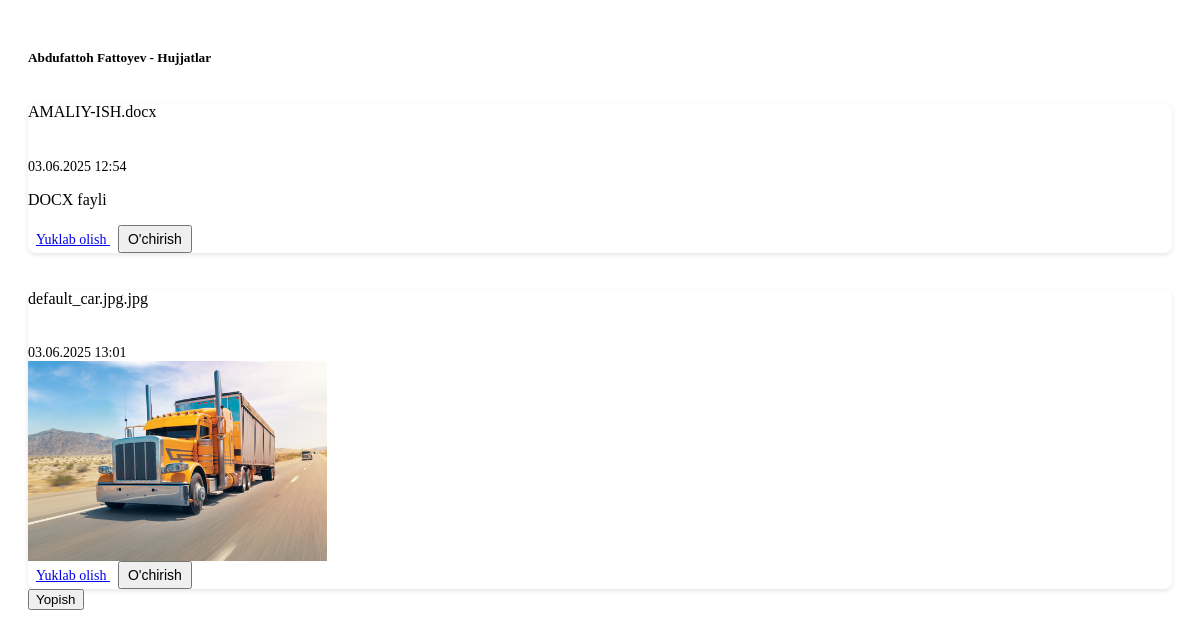
The app's page /xaridorlar/passport/5/ (signed in) with its own data.
### xaridorlar/models.py (models this page shows, shortened)
class Xaridor(models.Model):
    user = models.ForeignKey(
        User,
        on_delete=models.CASCADE,
        related_name='xaridorlar',
        verbose_name="Foydalanuvchi"
    )
    ism_familiya = models.CharField(
        max_length=100,
        verbose_name="Ism va Familiya"
    )
    telefon_raqam = PhoneNumberField(
        blank=True,
        null=True,
        verbose_name="Telefon Raqam",
        help_text="Masalan: +998901234567"
    )
    hozirgi_balans = models.DecimalField(
        max_digits=15,
        decimal_places=2,
        default=0,
        validators=[MinValueValidator(0)],
        verbose_name="Hozirgi Balans",
        blank=True
    )
    sana = models.DateField(verbose_name="Sana")
    izoh = models.TextField(
        verbose_name="Izoh",
        blank=True,
        null=True
    )
    created_date = models.DateTimeField(
        auto_now_add=True,
        verbose_name="Yaratilgan sana"
    )
    class Meta:
        verbose_name = "Xaridor"
        verbose_name_plural = "Xaridorlar"
        indexes = [
            models.Index(fields=['user']),
            models.Index(fields=['ism_familiya']),
        ]

class XaridorHujjat(models.Model):
    xaridor = models.ForeignKey(
        Xaridor,
        on_delete=models.CASCADE,
        related_name='hujjatlar',
        verbose_name="Xaridor"
    )
    hujjat = models.FileField(
        upload_to=generate_unique_filename,
        validators=[
            FileExtensionValidator(allowed_extensions=['jpg', 'jpeg', 'png', 'pdf', 'doc', 'docx']),
            validate_file_size
        ],
        verbose_name="Hujjat fayli"
    )
    original_filename = models.CharField(
        max_length=255,
        blank=True,
        verbose_name="Asl fayl nomi"
    )
    uploaded_at = models.DateTimeField(
        auto_now_add=True,
        verbose_name="Yuklangan vaqt"
    )
    class Meta:
        verbose_name = "Xaridor hujjati"
        verbose_name_plural = "Xaridor hujjatlari"
        indexes = [
            models.Index(fields=['xaridor']),
        ]

### xaridorlar/views.py (the view, shortened to what this page needs)
# urls.py: path('passport/<int:id>/', views.view_passport, name='view_passport'),
@login_required
def view_passport(request, id):
    xaridor = get_object_or_404(Xaridor, id=id)
    if request.headers.get('X-Requested-With') == 'XMLHttpRequest':
        html = render_to_string('xaridorlar/view_passport.html', {'xaridor': xaridor}, request=request)
        return JsonResponse({'html': html})
    return render(request, 'xaridorlar/view_passport.html', {'xaridor': xaridor})

### templates/xaridorlar/view_passport.html (shortened to what this page needs)
<div class="hujjatlar-container" data-xaridor-id="{{ xaridor.id }}">
    <h5 class="mb-3">{{ xaridor.ism_familiya }} - Hujjatlar</h5>
    {% if xaridor.hujjatlar.exists %}
    <div class="row" id="hujjatlar-list">
        {% for hujjat in xaridor.hujjatlar.all %}
        <div class="col-12 mb-4 hujjat-item" data-hujjat-id="{{ hujjat.id }}">
            <div class="card h-100">
                <div class="card-body">
                    <div class="d-flex justify-content-between align-items-start mb-3">
                        <h6 class="card-title mb-0">{{ hujjat.original_filename }}</h6>
                        <small class="text-muted">{{ hujjat.uploaded_at|date:"d.m.Y H:i" }}</small>
                    </div>
                    {% with ext=hujjat.original_filename|lower|slice:"-4:" %}
                        {% if ext in '.jpg,.jpeg,.png' %}
                        <div class="text-center mb-3">
                            <img src="{{ hujjat.hujjat.url }}" alt="{{ hujjat.original_filename }}"
                                 class="img-fluid rounded" style="max-height: 200px; max-width: 100%;">
                        </div>
                        {% else %}
                        <div class="text-center mb-3">
                            <p class="mt-2">{{ ext|upper }} fayli</p>
                        </div>
                        {% endif %}
                    {% endwith %}
                    <div class="d-flex justify-content-between">
                        <a href="{{ hujjat.hujjat.url }}" download="{{ hujjat.original_filename }}"
                           class="btn btn-sm btn-outline-primary">
                             Yuklab olish
                        </a>
                        <button class="btn btn-sm btn-outline-danger delete-hujjat-btn"
                                data-hujjat-id="{{ hujjat.id }}"
                                data-url="{% url 'delete_hujjat' hujjat.id %}">
                             O'chirish
                        </button>
                    </div>
                </div>
            </div>
        </div>
        {% endfor %}
    </div>
    {% else %}
    <div class="alert alert-info" id="hujjatlar-list">
        <i class="bi bi-info-circle me-2"></i>Hujjatlar topilmadi
    </div>
    {% endif %}
    <div class="text-end mt-3">
        <button type="button" class="btn btn-secondary" onclick="window.closeDetailSidebar()">
            Yopish
        </button>
    </div>
</div>

### templates/xaridorlar/view_passport.html (style rules this page uses)
.hujjatlar-container { padding: 20px; }
.card { box-shadow: 0 2px 5px rgba(0,0,0,0.1); transition: transform 0.2s; border-radius: 8px; }
.card-title { font-size: 1rem; font-weight: 500; white-space: nowrap; overflow: hidden; text-overflow: ellipsis; max-width: 200px; }
.text-muted { font-size: 0.875rem; }
.btn-sm { font-size: 0.875rem; padding: 0.25rem 0.5rem; }

### records on screen
Xaridor: ism_familiya "Abdufattoh Fattoyev"
XaridorHujjat: original_filename "AMALIY-ISH.docx", uploaded_at "03.06.2025 12:54", value "DOCX"
XaridorHujjat: original_filename "default_car.jpg.jpg", uploaded_at "03.06.2025 13:01", hujjat (placeholder picture)
